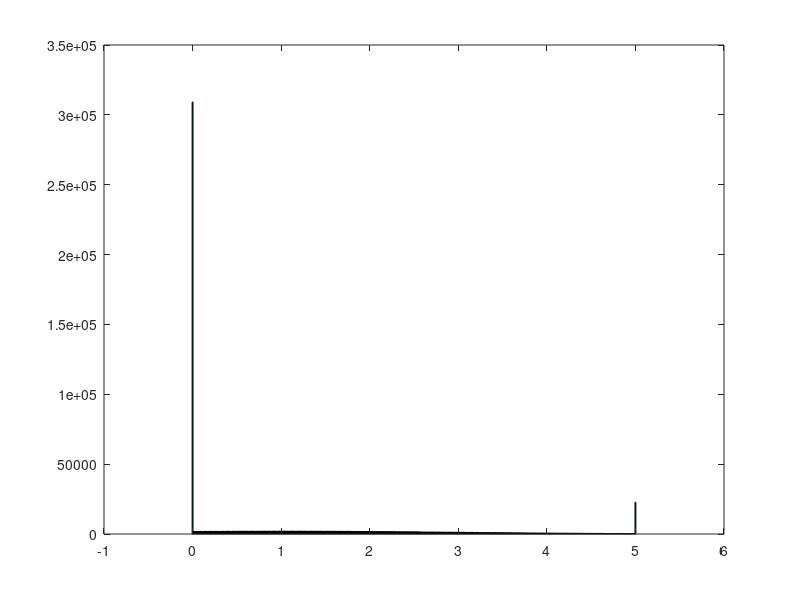
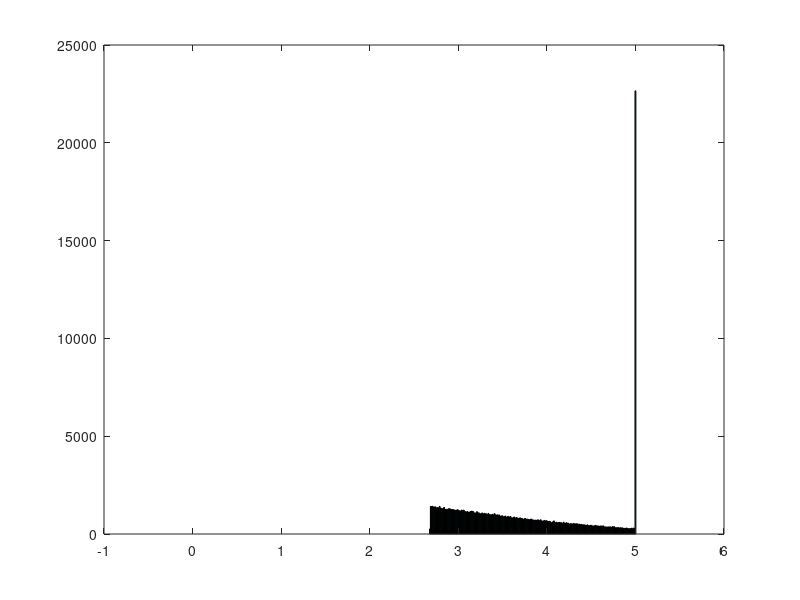

Write the MATLAB code that produced these figures, in order. (Note: this script raises an error after producing the figures.)
close all
clear
mu = 1
omega = 2
per_rate=.8

range = 0:.1:15
%% Sample Nakagami
data = random('Normal',mu,omega,1000000,1);
hist(data,0:.01:5);
pdf_nak_estimated = makedist('Normal','mu',mu,'sigma',omega);
est_pdf_trunc_val = icdf(pdf_nak_estimated,per_rate);
%% Truncate
data_trunc = data(data>est_pdf_trunc_val);
figure;
hist(data_trunc,0:.01:5);
%% apply mle
per = 1-(length(data_trunc)/length(data));
% [params,val]=mle_nakagami_truncated([2,.2],data_trunc,per,.8)
% [params,val]=mle_nakagami_truncated([5,.1],data_trunc,per,.8)
% 
% [params_1,val_1]=mle_nakagami_truncated([4,4],data_trunc,per,est_pdf_trunc_val);
% [params_2,val_2]=mle_nakagami_truncated([1,1],data_trunc,per,est_pdf_trunc_val);
% % loglikelihood_nakagami([alpha,omega],data_trunc,per,.8)
% data_1 = random('nakagami',params_1(1),params_1(2),1000000,1);
% % data = data./sum(data(:))
% figure;
% pdf1 = histc(data_1,range);
% pdf1 = pdf1./sum(pdf1);
% 
% data_2 = random('nakagami',params_2(1),params_2(2),1000000,1);
% % data = data./sum(data(:))
% 
% pdf2 = histc(data_2,range);
% pdf2 = pdf2./sum(pdf2);
% pdf3 = histc(data,range);
% pdf3 = pdf3./sum(pdf3);
% plot(range,pdf2,'r',range,pdf1,'b',range,pdf3,'g')
% params_1
% val_1
% params_2
% val_2
mu_iter = -2:.1:4;
omega_iter=0:.1:4;
val = zeros(size(omega_iter,2),size(mu_iter,2));
for mu_idx = 1:size(mu_iter,2)
    mu_idx
    for omega_idx=1:size(omega_iter,2)
        
%         omega_idx
        val(omega_idx,mu_idx)=kld_gaussian([mu_iter(mu_idx),omega_iter(omega_idx)],data_trunc,per_rate,est_pdf_trunc_val);
    end
end
c =val;
c= -log(abs(c));

surf(mu_iter,omega_iter,val,c)
xlabel('MU')
ylabel('omega')
zlabel('kld_truncated')
zlim([0,10])
title(['Loss function PER:',num2str(per_rate),'\mu:',num2str(mu),' \omega:',num2str(omega)])
% saveas(gcf,['Plots/MLE/','Loss function PER:',num2str(per_rate),'mu:',num2str(mu),' omega:',num2str(omega),'.fig']);
% saveas(gcf,['Plots/MLE/','Loss function PER:',num2str(per_rate),'mu:',num2str(mu),' omega:',num2str(omega),'.png']);